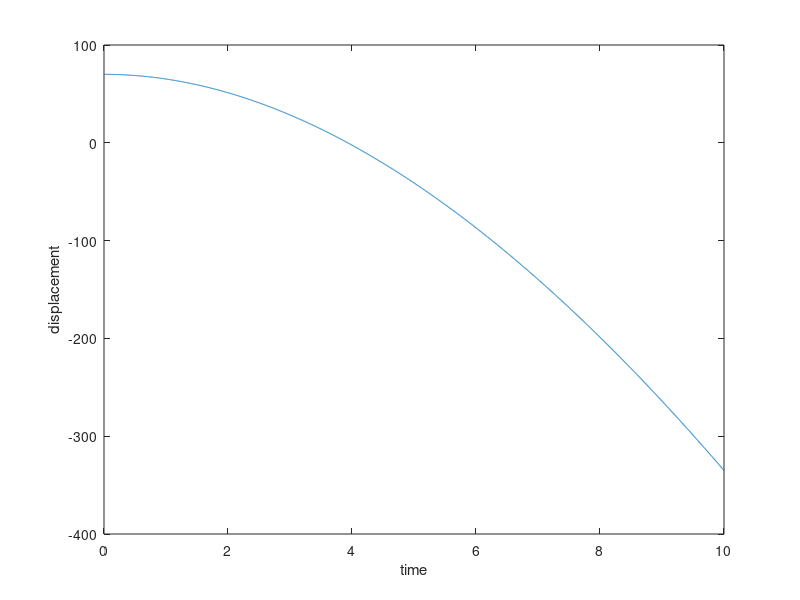

The MATLAB source for this figure: (Note: this script raises an error after producing the figure.)
clc
clear
close all
npt=3000;
x0=70;
v0=0;
a=-9.8;
t=linspace(0,10,npt);
dt=t(2)-t(1);
x=zeros(1,numel(t));
v=zeros(1,numel(t));
x(1)=x0;
v(1)=v0;
k=300;
m=5000;
w=k/m;
for ii=1:numel(t)-1
    x1=x0+v0*dt;
    x(ii+1)=x1;
    v1=v0+(a*dt)-(w*v0*dt);
    v(ii+1)=v1;
    x0=x1;
    v0=v1; 
end

x0=70;
v0=0;
xa=zeros(1,numel(t));
va=zeros(1,numel(t));
xa(1)=x0;
va(1)=v0;
for ii=1:numel(t)-1
    x1=x0+v0*dt;
    xa(ii+1)=x1;
    v1=v0+a*dt;
    va(ii+1)=v1;
    x0=x1;
    v0=v1; 
end

figure
p=plot(t,x);
xlabel("time");
ylabel("displacement");
p.LineStyle="--";
l=legend;
l.String(1)={'k=3000'};

hold on
p1=plot(t,xa);
xlabel("time");
ylabel("displacement");
p1.LineStyle="-";
l.String(2)={'k=0'};

figure
p2=plot(t,v);
xlabel("time");
ylabel("Velocity");
p2.LineStyle="--";
l1=legend;
l1.String(1)={'k=3000'};

hold on
p3=plot(t,va);
p3.LineStyle="-";
l1.String(2)={'k=0'};